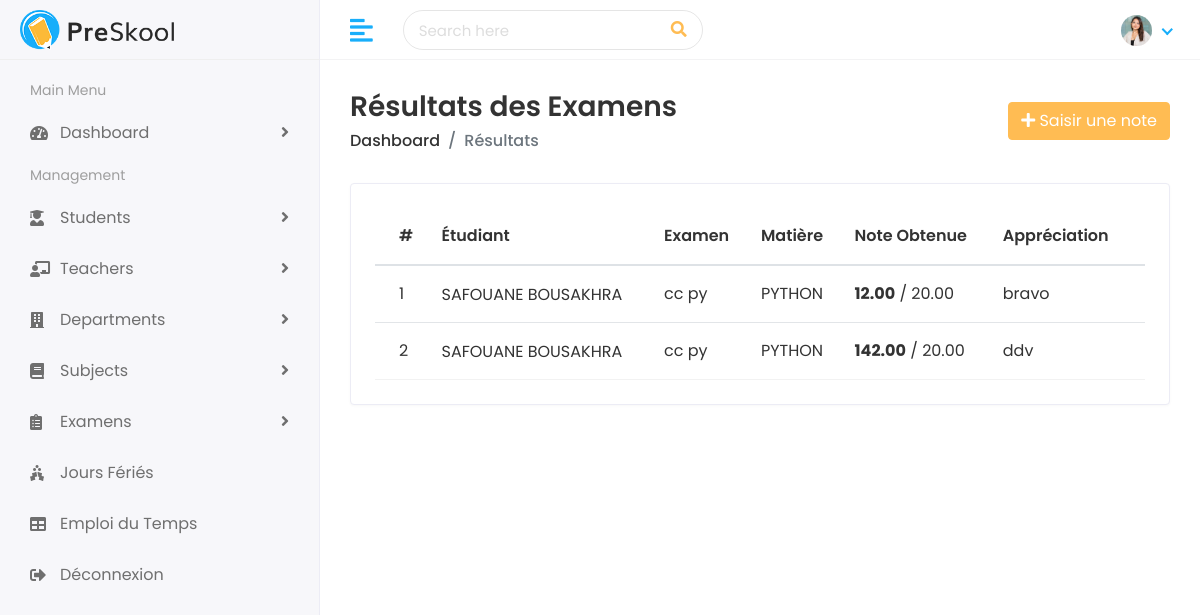
Screenshot of /results/ (signed in) with the database file from the repository.
### faculty/models.py (models this page shows, shortened)
class ExamResult(models.Model):
    exam = models.ForeignKey(Exam, on_delete=models.CASCADE, verbose_name="Examen")
    student = models.ForeignKey('student.Student', on_delete=models.CASCADE, verbose_name="Étudiant")
    marks_obtained = models.DecimalField(max_digits=5, decimal_places=2, verbose_name="Note obtenue")
    total_marks = models.DecimalField(max_digits=5, decimal_places=2, default=20.00, verbose_name="Note sur (ex: 20)")
    comments = models.TextField(blank=True, null=True, verbose_name="Appréciation")

class Exam(models.Model):
    exam_name = models.CharField(max_length=100, verbose_name="Nom de l'examen (ex: Contrôle Continu 1)")
    subject = models.ForeignKey(Subject, on_delete=models.CASCADE, verbose_name="Matière")
    exam_date = models.DateField(verbose_name="Date de l'examen")
    start_time = models.TimeField(verbose_name="Heure de début")
    end_time = models.TimeField(verbose_name="Heure de fin")

class Subject(models.Model):
    name = models.CharField(max_length=100, verbose_name="Nom de la matière")
    code = models.CharField(max_length=20, unique=True, verbose_name="Code")
    description = models.TextField(blank=True, null=True, verbose_name="Description")
    department = models.ForeignKey(
        Department,
        on_delete=models.SET_NULL,
        null=True,
        blank=True,
        related_name='subjects',
        verbose_name="Département"
    )
    teacher = models.ForeignKey(
        Teacher,
        on_delete=models.SET_NULL,
        null=True,
        blank=True,
        related_name='subjects',
        verbose_name="Enseignant"
    )

### student/models.py (models this page shows, shortened)
class Student(models.Model):
    first_name = models.CharField(max_length=100)
    last_name = models.CharField(max_length=100)
    student_id = models.CharField(max_length=20)
    gender = models.CharField(max_length=10, choices=[('Male', 'Male'), ('Female', 'Female')])
    date_of_birth = models.DateField()
    student_class = models.CharField(max_length=50)
    joining_date = models.DateField()
    mobile_number = models.CharField(max_length=15)
    admission_number = models.CharField(max_length=20)
    section = models.CharField(max_length=10)
    student_image = models.ImageField(upload_to='students/', blank=True)
    parent = models.OneToOneField(Parent, on_delete=models.CASCADE)

### faculty/views.py (the view)
# urls.py: path('results/', views.result_list, name='result_list'),
def result_list(request):
    results = ExamResult.objects.select_related('exam', 'student').all()
    return render(request, 'exams/result_list.html', {'results': results})

### templates/exams/result_list.html (shortened to what this page needs)
{% extends 'Home/base.html' %}
{% load static %}
{% block body %}
<div class="page-wrapper">
  <div class="content container-fluid">
    <div class="page-header">
      <div class="row align-items-center">
        <div class="col">
          <h3 class="page-title">Résultats des Examens</h3>
          <ul class="breadcrumb">
            <li class="breadcrumb-item"><a href="/dashboard/">Dashboard</a></li>
            <li class="breadcrumb-item active">Résultats</li>
          </ul>
        </div>
        <div class="col-auto text-right float-right ml-auto">
          <a href="{% url 'add_result' %}" class="btn btn-primary">
            <i class="fas fa-plus"></i> Saisir une note
          </a>
        </div>
      </div>
    </div>
    <div class="row">
      <div class="col-sm-12">
        <div class="card card-table">
          <div class="card-body">
            <div class="table-responsive">
              <table class="table table-hover table-center mb-0 datatable">
                <thead>
                  <tr>
                    <th>#</th>
                    <th>Étudiant</th>
                    <th>Examen</th>
                    <th>Matière</th>
                    <th>Note Obtenue</th>
                    <th>Appréciation</th>
                  </tr>
                </thead>
                <tbody>
                  {% for result in results %}
                  <tr>
                    <td>{{ forloop.counter }}</td>
                    <td>
                      <h2 class="table-avatar">
                        <a href="#">{{ result.student.first_name }} {{ result.student.last_name }}</a>
                      </h2>
                    </td>
                    <td>{{ result.exam.exam_name }}</td>
                    <td>{{ result.exam.subject.name }}</td>
                    <td>
                      <strong>{{ result.marks_obtained }}</strong> / {{ result.total_marks }}
                    </td>
                    <td>{{ result.comments|default:"-" }}</td>
                  </tr>
                  {% empty %}
                  <tr><td colspan="6" class="text-center">Aucun résultat enregistré.</td></tr>
                  {% endfor %}
                </tbody>
              </table>
            </div>
          </div>
        </div>
      </div>
    </div>
  </div>
</div>
{% endblock %}

### static/assets/css/style.css (style rules this page uses)
html { height: 100%; }
body { background-color: #fff; color: #333; font-family: 'Poppins', sans-serif; font-size: 1rem; height: 100%; line-height: 1.5; overflow-x: hidden; }
h1, h2, h3, h4, h5, h6 { font-family: 'Poppins', sans-serif; margin-top: 0; }
a { color: #009ce7; }
input, button, a { transition: all 0.4s ease; -moz-transition: all 0.4s ease; -o-transition: all 0.4s ease; -ms-transition: all 0.4s ease; -webkit-transition: all 0.4s ease; }
ul, ol { padding: 0px; list-style: none; }
.table { color: #333; max-width: 100%; margin-bottom: 0; width: 100%; }
table.table td h2 { display: inline-block; font-size: inherit; font-weight: 400; margin: 0; padding: 0; vertical-align: middle; }
table.table td h2.table-avatar { align-items: center; display: inline-flex; font-size: inherit; font-weight: 400; margin: 0; padding: 0; vertical-align: middle; white-space: nowrap; }
table.table td h2 a { color: #333; }
.table thead tr th { font-weight: 600; }
.table tbody tr { border-bottom: 1px solid rgba(0, 0, 0, 0.05); }
.table.table-center td, .table.table-center th { vertical-align: middle; }
.card-table .card-body .table > thead > tr > th { border-top: 0; }
.card-table .card-body .table tr td:first-child, .card-table .card-body .table tr th:first-child { padding-left: 1.5rem; }
.card-table .card-body .table tr td:last-child, .card-table .card-body .table tr th:last-child { padding-right: 1.5rem; }
.card-table .table td, .card-table .table th { border-top: 1px solid #e2e5e8; padding: 1rem 0.75rem; white-space: nowrap; }
.btn-primary { background-color: #FFBC53; border: 1px solid #FFBC53; }
.card { border: 1px solid #ececf5; box-shadow: 0 1px 3px 0 rgba(0, 0, 0, 0.03); margin-bottom: 1.875rem; }
.card-body { padding: 1.5rem; }
.page-wrapper { margin-left: 320px; padding-top: 60px; position: relative; transition: all 0.4s ease; }
.page-wrapper > .content { padding: 1.875rem 1.875rem 0; }
.page-header { margin-bottom: 1.875rem; }
.page-header .breadcrumb { background-color: transparent; color: #6c757d; font-size: 1rem; font-weight: 500; margin-bottom: 0; padding: 0; }
.page-header .breadcrumb a { color: #333; }
.page-title { font-size: 28px; font-weight: 600; color: #333; margin-bottom: 5px; }

### rows the page displays
ExamResult: student.first_name "SAFOUANE", student.last_name "BOUSAKHRA", exam.exam_name "cc py", exam.subject.name "PYTHON", marks_obtained "12.00", total_marks "20.00", comments "bravo"
ExamResult: student.first_name "SAFOUANE", student.last_name "BOUSAKHRA", exam.exam_name "cc py", exam.subject.name "PYTHON", marks_obtained "142.00", total_marks "20.00", comments "ddv"
